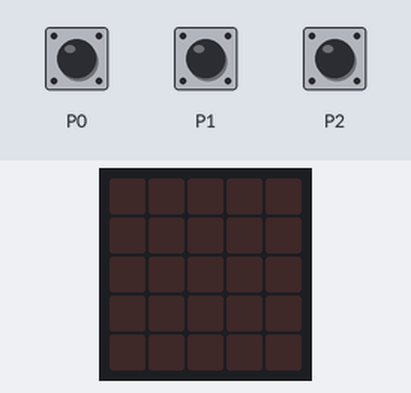
A program run on a simulated BBC micro:bit (MakeCode). Shown: the board's 5×5 LED display. The inputs (shaded band) are chosen by the test bench. A reset restarts the program.

Above: at 1.2 s.
1.3 s: touch pin P1 pressed for 0.15 s
At 1.6 s:
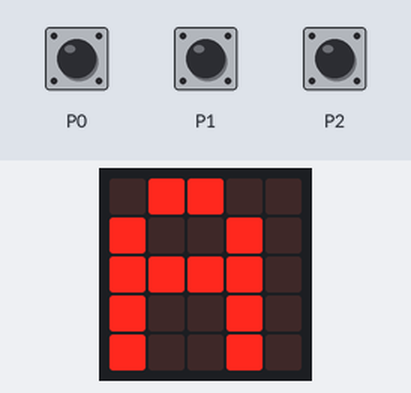
2.9 s: touch pin P0 pressed for 0.15 s
At 3.5 s:
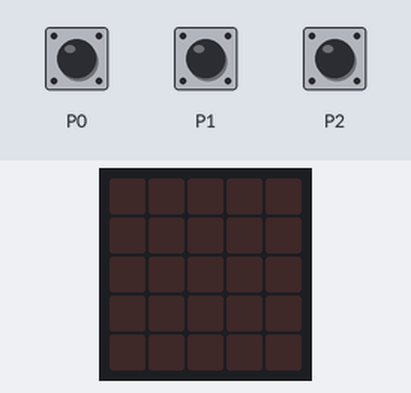
4.5 s: touch pin P2 pressed for 0.15 s
At 5.2 s:
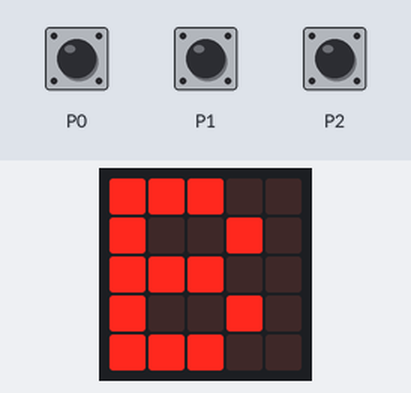
Timing chart, 0 to 7.5 s (numbered marks = the images above; inputs shaded):
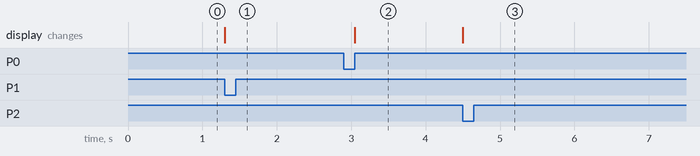

The program:

main.ts
```typescript
input.onPinPressed(TouchPin.P0, function () {
    control.reset()
})
let botaoNAOpressionado = true
basic.forever(function () {
    while (botaoNAOpressionado) {
        if (input.pinIsPressed(TouchPin.P1)) {
            basic.showString("A")
            basic.pause(100)
            botaoNAOpressionado = false
        } else if (input.pinIsPressed(TouchPin.P2)) {
            basic.showString("B")
            basic.pause(100)
            botaoNAOpressionado = false
        }
    }
})
```

test.ts
```typescript
// testes vão aqui; isto não será compilado quando este pacote for usado como uma extensão.
```

Measured:
- after the input at 1.3 s, the display: changes at once (image 1)
- after the input at 2.9 s, the display: changes after 0.15 s (image 2)
- after the input at 4.5 s, the display: changes at once (image 3)
